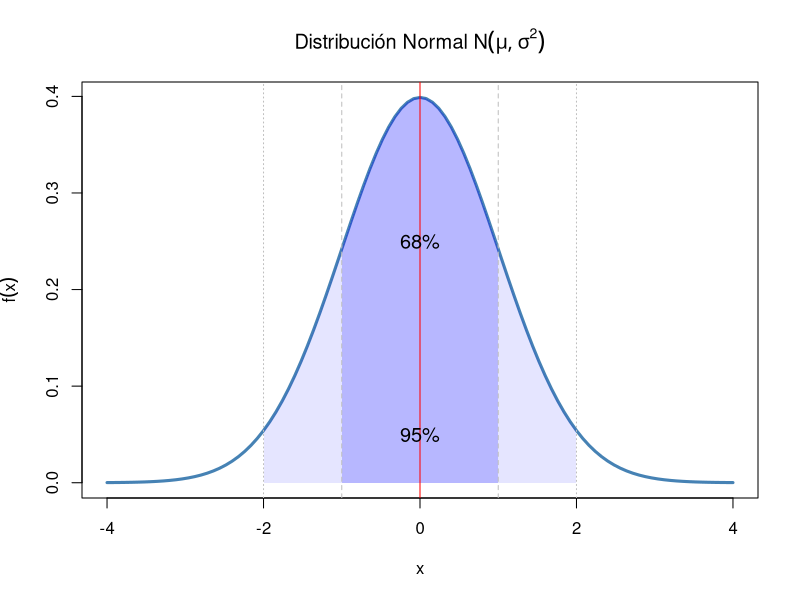
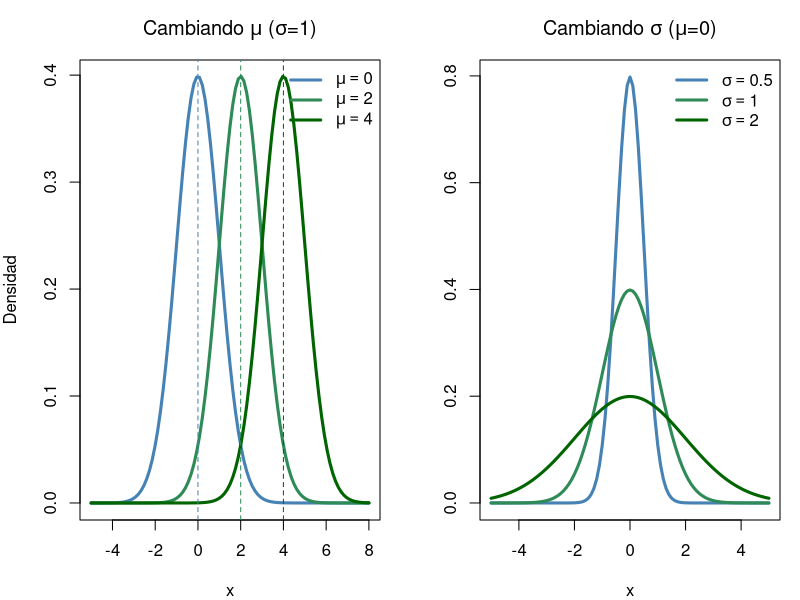
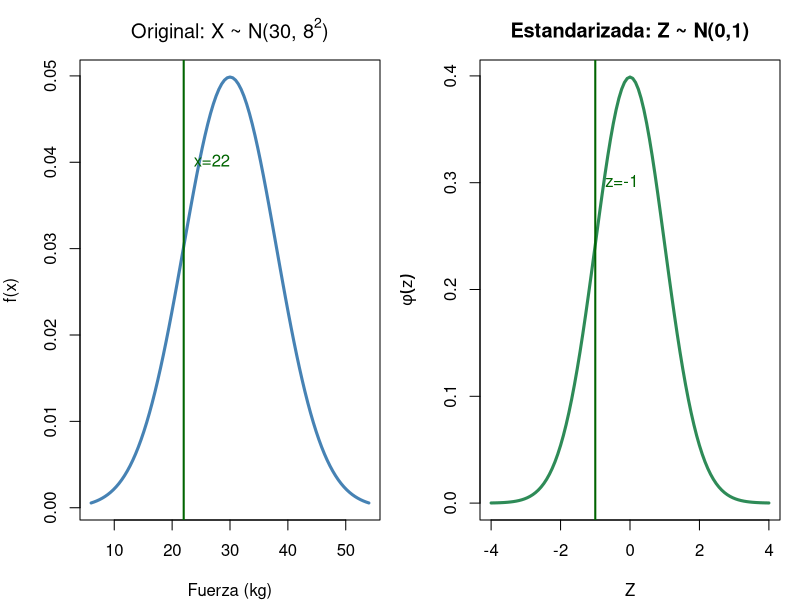
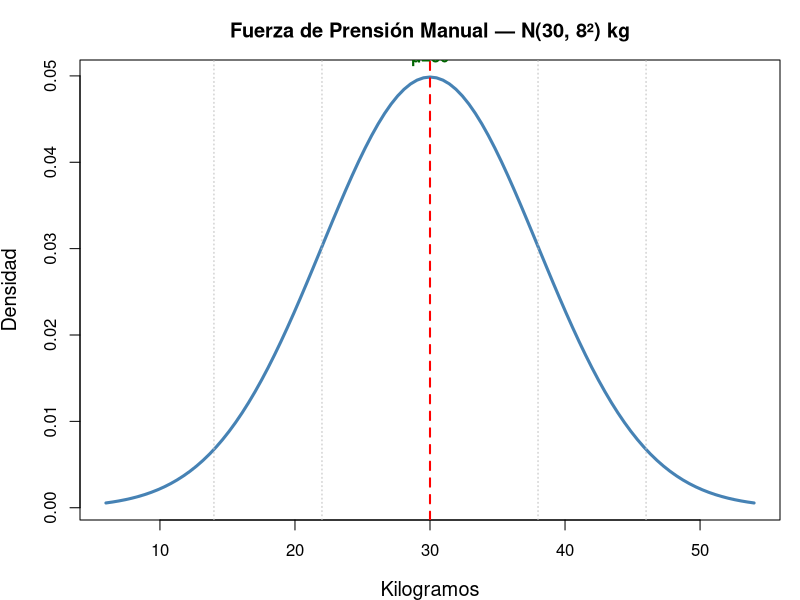
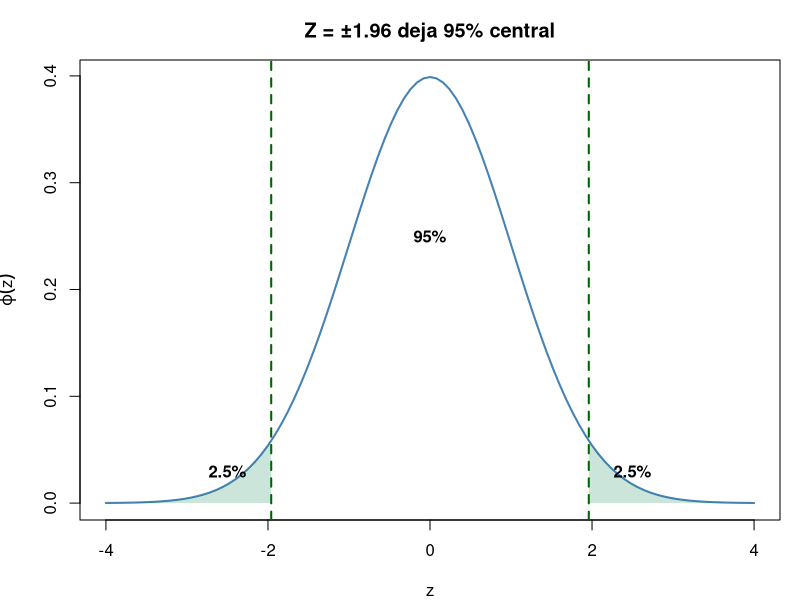
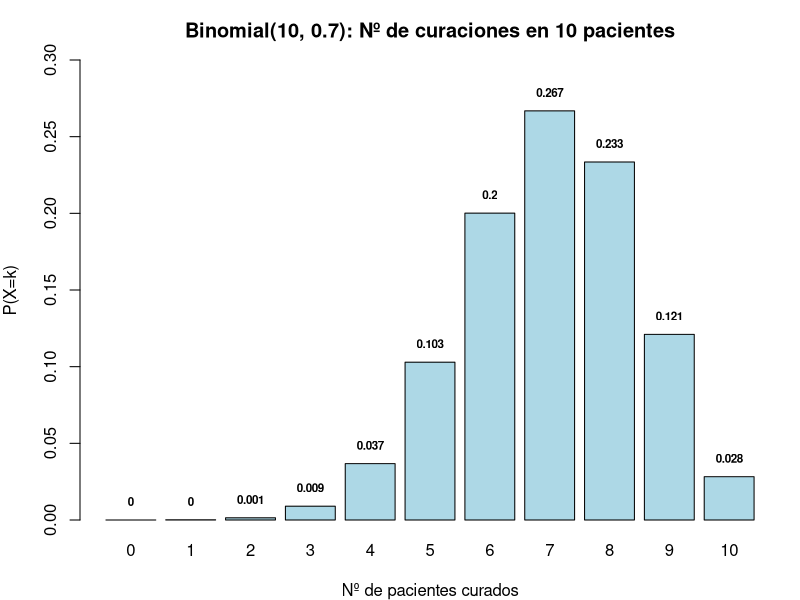
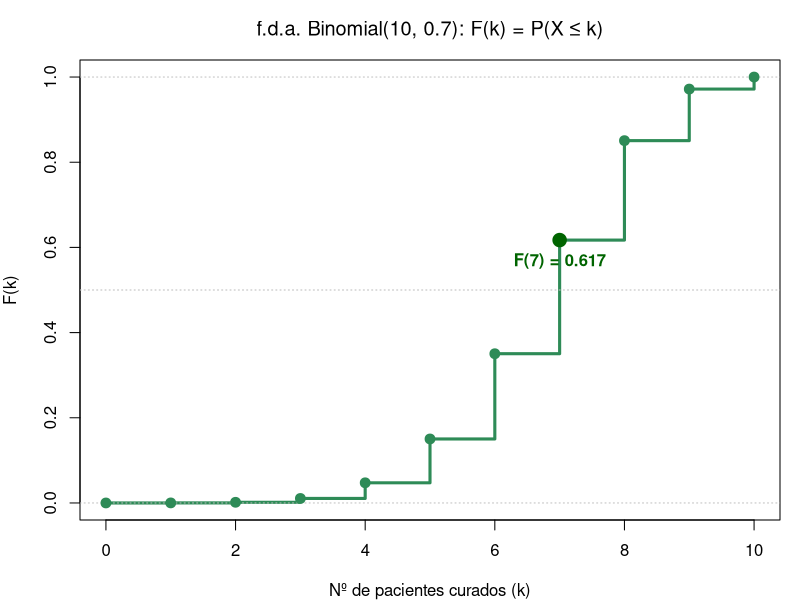
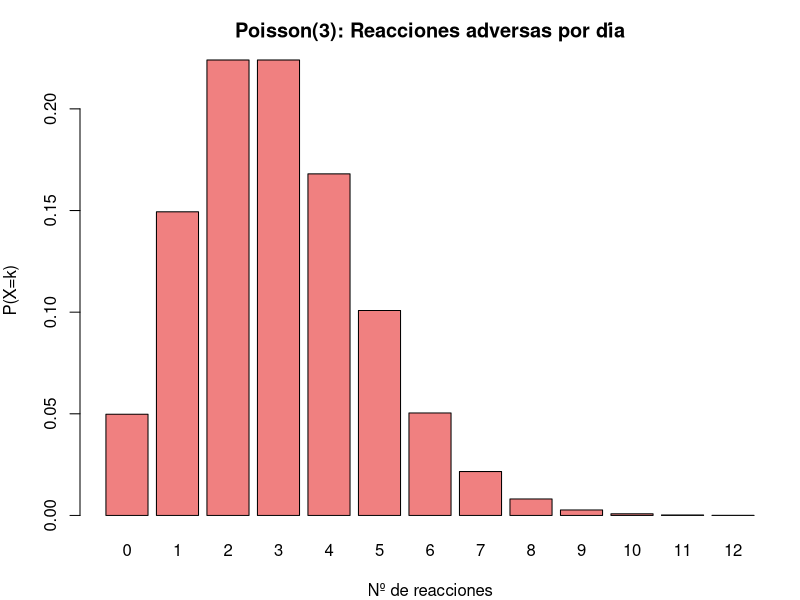

Write the R code that produced these figures, in order.
## ---- chunk 1
n<-10; p<-0.5; k<-3
# Estas dos expresiones son EXACTAMENTE IGUALES:
pbinom(k, n, p, lower.tail=FALSE)  # P(X > 3)
1 - pbinom(k, n, p)                # 1 - P(X ≤ 3)
## ---- chunk 2
# P(X > 1.96) es IDÉNTICO a:
pnorm(1.96, lower.tail=FALSE)
1 - pnorm(1.96)
## ---- chunk 3
# ¡CUIDADO! P(X > 3) ≠ P(X ≥ 3)
pbinom(3, 10, 0.5, lower.tail=FALSE)  # P(X > 3) = P(X ≥ 4)
1 - pbinom(4-1, 10, 0.5)              # P(X ≥ 4) = 1 - P(X ≤ 3)
## ---- chunk 4
#| fig-height: 5
curve(dnorm(x, 0, 1), -4, 4, lwd=3, col="steelblue",
      main=expression(paste("Distribución Normal ", N(mu, sigma^2))),
      xlab="x", ylab=expression(f(x)))
# μ ± σ (68%)
x1<-seq(-1,1,0.01); polygon(c(x1,rev(x1)),c(dnorm(x1),rep(0,length(x1))),col=rgb(0,0,1,0.2),border=NA)
# μ ± 2σ (95%)
x2<-seq(-2,2,0.01); polygon(c(x2,rev(x2)),c(dnorm(x2),rep(0,length(x2))),col=rgb(0,0,1,0.1),border=NA)
abline(v=c(-2,-1,0,1,2), lty=c(3,2,1,2,3), col=c("grey","grey","red","grey","grey"))
text(0, 0.25, "68%", cex=1.2); text(0, 0.05, "95%", cex=1.2)
## ---- chunk 5
#| fig-height: 5
par(mfrow=c(1,2), mar=c(4,4,3,1))
# Cambiar μ
curve(dnorm(x, 0, 1), -5, 8, lwd=3, col="steelblue", ylab="Densidad",
      main=expression(paste("Cambiando ", mu, " (", sigma, "=1)")), xlab="x")
curve(dnorm(x, 2, 1), -5, 8, lwd=3, col="seagreen", add=TRUE)
curve(dnorm(x, 4, 1), -5, 8, lwd=3, col="darkgreen", add=TRUE)
abline(v=c(0,2,4), lty=2, col=c("steelblue","seagreen","darkgreen"))
legend("topright", c(expression(mu==0),expression(mu==2),expression(mu==4)),
       col=c("steelblue","seagreen","darkgreen"), lwd=3, bty="n")
# Cambiar σ
curve(dnorm(x, 0, 0.5), -5, 5, lwd=3, col="steelblue", ylab="",
      main=expression(paste("Cambiando ", sigma, " (", mu, "=0)")), xlab="x")
curve(dnorm(x, 0, 1), -5, 5, lwd=3, col="seagreen", add=TRUE)
curve(dnorm(x, 0, 2), -5, 5, lwd=3, col="darkgreen", add=TRUE)
legend("topright", c(expression(sigma==0.5),expression(sigma==1),expression(sigma==2)),
       col=c("steelblue","seagreen","darkgreen"), lwd=3, bty="n")
par(mfrow=c(1,1))
## ---- chunk 6
cat("Paciente D: z =", round((150-120)/15,1),
    "→ P(Z > 2) =", round(pnorm(2, lower.tail=FALSE),4),
    "\nPaciente E: z =", round((90-120)/15,1),
    "→ P(Z < -2) =", round(pnorm(-2),4))
## ---- chunk 7
glucemias <- c(90, 100, 120, 140)
z_gluc <- (glucemias - 100) / 10
cat("Z-scores glucemia:", round(z_gluc, 2),
    "\nP(Z > 4) =", round(pnorm(4, lower.tail=FALSE), 6))
## ---- chunk 8
#| fig-height: 5
mu <- 30; sigma <- 8; x_obs <- 22
z_obs <- (x_obs - mu) / sigma

par(mfrow=c(1,2), mar=c(4,4,3,1))
# Escala original X ~ N(30, 8²)
curve(dnorm(x, mu, sigma), mu-24, mu+24, lwd=3, col="steelblue",
      main=expression(paste("Original: X ~ N(30, ", 8^2, ")")),
      xlab="Fuerza (kg)", ylab="f(x)")
abline(v=x_obs, col="darkgreen", lwd=2); text(x_obs, 0.04, "x=22", col="darkgreen", pos=4)

# Escala estandarizada Z ~ N(0,1)
curve(dnorm(x), -4, 4, lwd=3, col="seagreen",
      main="Estandarizada: Z ~ N(0,1)",
      xlab="Z", ylab=expression(phi(z)))
abline(v=z_obs, col="darkgreen", lwd=2); text(z_obs, 0.3, paste0("z=",z_obs), col="darkgreen", pos=4)
par(mfrow=c(1,1))

cat("X =", x_obs, "kg → Z =", round(z_obs,2),
    " P(X <", x_obs,") = P(Z <", round(z_obs,2),") =",
    round(pnorm(x_obs, mu, sigma), 4))
## ---- chunk 9
#| fig-height: 5
mu <- 30; sigma <- 8
curve(dnorm(x, mu, sigma), mu-24, mu+24, col="steelblue", lwd=3,
      main="Fuerza de Prensión Manual — N(30, 8²) kg",
      xlab="Kilogramos", ylab="Densidad", cex.lab=1.2)
abline(v=c(mu-2*sigma, mu-sigma, mu, mu+sigma, mu+2*sigma),
       lty=c(3,3,2,3,3), lwd=c(1,1,2,1,1), col=c("grey","grey","red","grey","grey"))
text(mu, 0.052, "μ=30", col="darkgreen", font=2)
## ---- chunk 10
cat("P(X<22) =", round(pnorm(22, mu, sigma),3),
    "\nP(22<X<38) =", round(pnorm(38,mu,sigma)-pnorm(22,mu,sigma),3))
## ---- chunk 11
#| fig-height: 5
curve(dnorm(x), -4, 4, col="steelblue", lwd=2,
      main="Z = ±1.96 deja 95% central",
      xlab="z", ylab=expression(varphi(z)))
abline(v=c(-1.96, 1.96), col="darkgreen", lty=2, lwd=2)
xr <- seq(1.96, 4, 0.01); yr <- dnorm(xr)
polygon(c(xr, rev(xr)), c(yr, rep(0,length(yr))), col=rgb(0,0.5,0.3,0.2), border=NA)
xl <- seq(-4, -1.96, 0.01); yl <- dnorm(xl)
polygon(c(xl, rev(xl)), c(yl, rep(0,length(yl))), col=rgb(0,0.5,0.3,0.2), border=NA)
text(c(-2.5, 0, 2.5), c(0.03, 0.25, 0.03), c("2.5%","95%","2.5%"), font=2)
## ---- chunk 12
cat("Z para IC 95%:", round(qnorm(0.975), 3),
    "\nZ para IC 99%:", round(qnorm(0.995), 3))
## ---- chunk 13
#| fig-height: 5
n <- 10; p <- 0.7; k <- 0:n
bp <- barplot(dbinom(k, n, p), names.arg=k, col="lightblue",
        main="Binomial(10, 0.7): Nº de curaciones en 10 pacientes",
        xlab="Nº de pacientes curados", ylab="P(X=k)", ylim=c(0,0.3))
text(bp, dbinom(k,n,p)+0.012, round(dbinom(k,n,p),3), cex=0.7, font=2)
## ---- chunk 14
cat("Manual:", round(120*0.7^7*0.3^3,3),
    "\ndbinom:", round(dbinom(7,10,0.7),3))
## ---- chunk 15
#| fig-height: 5
n <- 10; p <- 0.7; k <- 0:n
Fx <- pbinom(k, n, p)
plot(k, Fx, type="s", lwd=3, col="seagreen",
     main=expression(paste("f.d.a. Binomial(10, 0.7): F(k) = P(X ≤ k)")),
     xlab="Nº de pacientes curados (k)", ylab="F(k)", ylim=c(0,1))
abline(h=c(0,0.5,1), lty=3, col="grey"); points(k, Fx, pch=19, col="seagreen", cex=1.3)
# Marcar F(7)
points(7, Fx[8], pch=19, col="darkgreen", cex=1.8)
text(7, Fx[8]-0.05, paste0("F(7) = ", round(Fx[8],3)), col="darkgreen", font=2)
## ---- chunk 16
n <- 10; p <- 0.7
cat("P(X ≤ 7) =", round(pbinom(7,n,p), 4),
    "\nP(X < 7)  = P(X ≤ 6) =", round(pbinom(6,n,p), 4), "  ← ¡diferente!",
    "\nP(X ≥ 7)  =", round(1-pbinom(6,n,p), 4),
    "\nP(X > 7)  =", round(1-pbinom(7,n,p), 4))
## ---- chunk 17
#| fig-height: 5
lambda <- 3; k <- 0:12
bp <- barplot(dpois(k, lambda), names.arg=k, col="lightcoral",
        main="Poisson(3): Reacciones adversas por día",
        xlab="Nº de reacciones", ylab="P(X=k)")
## ---- chunk 18
cat("Manual:", round(3^5*exp(-3)/factorial(5),3),
    "\ndpois:", round(dpois(5, lambda),3),
    "\nP(X≤2) =", round(ppois(2, lambda),3))
## ---- chunk 19
#| fig-height: 5
lambda <- 3; k <- 0:12
Fx <- ppois(k, lambda)
plot(k, Fx, type="s", lwd=3, col="seagreen",
     main=expression(paste("f.d.a. Poisson(λ=3): F(k) = P(X ≤ k)")),
     xlab="Nº de reacciones adversas (k)", ylab="F(k)", ylim=c(0,1))
abline(h=c(0,0.5,1), lty=3, col="grey"); points(k, Fx, pch=19, col="seagreen", cex=1.3)
# Marcar F(2) y F(5)
points(c(2,5), Fx[c(3,6)], pch=19, col=c("darkred","darkblue"), cex=1.8)
text(3, Fx[3]+0.05, paste0("F(2) = ", round(Fx[3],3)), col="darkgreen", font=2)
text(6, Fx[6]+0.05, paste0("F(5) = ", round(Fx[6],3)), col="darkblue", font=2)
## ---- chunk 20
cat("F(2) =", round(ppois(2,3),3), "| F(5) =", round(ppois(5,3),3),
    "| P(2<X≤5) =", round(ppois(5,3)-ppois(2,3),3))
## ---- chunk 21
#| fig-height: 5
curve(dnorm(x), -4, 4, lwd=3, col="steelblue", ylab="Densidad",
      main="Normal vs t-Student (simétrica, colas pesadas)")
curve(dt(x, 3), -4, 4, lwd=3, col="seagreen", add=TRUE)
curve(dt(x, 10), -4, 4, lwd=3, col="darkgreen", add=TRUE)
legend("topright", c("N(0,1)","t(3)","t(10)"), col=c("steelblue","seagreen","darkgreen"), lwd=3, bty="n")
## ---- chunk 22
#| fig-height: 5
curve(dchisq(x, 1), 0, 15, lwd=3, col="seagreen", ylab="Densidad",
      main=expression(paste(chi^2, " — Asimétrica, solo valores ≥ 0")))
curve(dchisq(x, 3), 0, 15, lwd=3, col="darkgreen", add=TRUE)
curve(dchisq(x, 6), 0, 15, lwd=3, col="steelblue", add=TRUE)
legend("topright", c(expression(chi[1]^2),expression(chi[3]^2),expression(chi[6]^2)),
       col=c("seagreen","darkgreen","steelblue"), lwd=3, bty="n")
## ---- chunk 23
#| fig-height: 5
curve(df(x, 5, 5), 0, 5, lwd=3, col="steelblue", ylab="Densidad",
      main="Distribución F — Asimétrica, dos parámetros")
curve(df(x, 10, 5), 0, 5, lwd=3, col="seagreen", add=TRUE)
curve(df(x, 5, 20), 0, 5, lwd=3, col="darkgreen", add=TRUE)
legend("topright", c("F(5,5)","F(10,5)","F(5,20)"), col=c("steelblue","seagreen","darkgreen"), lwd=3, bty="n")
## ---- chunk 24
# P-valor para χ² (siempre cola derecha)
chi_obs <- 13.87; gl <- 6
p_chi <- pchisq(chi_obs, gl, lower.tail=FALSE)
cat("χ² =", chi_obs, "gl =", gl, "→ P =", round(p_chi, 4))

# P-valor para F (cola derecha si F > 1)
F_obs <- 3.5; gl1 <- 5; gl2 <- 20
p_F <- pf(F_obs, gl1, gl2, lower.tail=FALSE)
cat("\nF =", F_obs, "gl =", gl1, ",", gl2, "→ P =", round(p_F, 4))
## ---- chunk 25
#| fig-height: 5
par(mfrow=c(1,3), mar=c(4,4,3,1))
curve(dnorm(x), -4,4, col="steelblue", lwd=2, main="N(0,1)", xlab="x")
barplot(dbinom(0:10,10,0.5), names=0:10, col="seagreen",
        main="Bin(10,0.5)", xlab="x", ylab="P(X=x)")
barplot(dpois(0:10,3), names=0:10, col="seagreen",
        main="Pois(λ=3)", xlab="x", ylab="P(X=x)")
par(mfrow=c(1,1))
## ---- chunk 26
#| fig-height: 5.5
par(mfrow=c(2,2), mar=c(4,4,3,1))

# Caso 1: NO se cumple (n=10, p=0.1 → np=1 < 5)
n<-10; p<-0.1; x<-0:n
barplot(dbinom(x,n,p), names=x, col="seagreen", main=paste0("NO aprox: n=",n,", p=",p," (np=",n*p,"<5)"))

# Caso 2: NO se cumple (n=10, p=0.9 → n(1-p)=1 < 5)
p<-0.9
barplot(dbinom(x,n,p), names=x, col="seagreen", main=paste0("NO aprox: n=",n,", p=",p," (n(1-p)=",n*(1-p),"<5)"))

# Caso 3: SÍ se cumple (n=50, p=0.3 → np=15, n(1-p)=35≥5)
n<-50; p<-0.3; x<-0:n
bp <- barplot(dbinom(x,n,p), names=ifelse(x%%5==0,x,""), col="lightblue",
        main=paste0("SÍ aprox: n=",n,", p=",p," (np=",n*p,"≥5, n(1-p)=",n*(1-p),"≥5)"))
curve(dnorm(x,n*p,sqrt(n*p*(1-p)))*1, add=T, col="darkgreen", lwd=2, n=200)

# Caso 4: SÍ se cumple (n=100, p=0.5 → ambos ≥5)
n<-100; p<-0.5; x<-0:n
bp <- barplot(dbinom(x,n,p), names=ifelse(x%%25==0,x,""), col="lightblue",
        main=paste0("SÍ aprox: n=",n,", p=",p," → forma campana perfecta"))
curve(dnorm(x,n*p,sqrt(n*p*(1-p)))*1, add=T, col="darkgreen", lwd=2, n=200)

par(mfrow=c(1,1))
## ---- chunk 27
n<-20; p<-0.4; k<-10
exacto <- pbinom(k, n, p)
sin_corr <- pnorm(k, n*p, sqrt(n*p*(1-p)))
con_corr <- pnorm(k+0.5, n*p, sqrt(n*p*(1-p)))
cat("Exacto (Binomial):     ", round(exacto, 4),
    "\nNormal sin corrección: ", round(sin_corr, 4),
    "\nNormal con corrección:  ", round(con_corr, 4))
## ---- chunk 28
#| fig-height: 5
par(mfrow=c(2,2), mar=c(4,4,3,1))

# Caso 1: λ=2 → NO se cumple (muy asimétrica)
lambda<-2; x<-0:(lambda*3)
barplot(dpois(x,lambda), names=x, col="seagreen",
        main=paste0("NO aprox: λ=",lambda," < 10 (asimétrica)"))

# Caso 2: λ=5 → NO se cumple (todavía asimétrica)
lambda<-5; x<-0:(lambda*3)
barplot(dpois(x,lambda), names=x, col="mediumseagreen",
        main=paste0("NO aprox: λ=",lambda," < 10"))

# Caso 3: λ=10 → SÍ se cumple (empieza a ser simétrica)
lambda<-10; x<-0:(lambda*2)
bp <- barplot(dpois(x,lambda), names=ifelse(x%%5==0,x,""), col="lightblue",
        main=paste0("SÍ aprox: λ=",lambda," ≥ 10"))
curve(dnorm(x,lambda,sqrt(lambda))*1, add=T, col="darkgreen", lwd=2, n=200)

# Caso 4: λ=25 → SÍ se cumple (claramente acampanada)
lambda<-25; x<-0:(lambda*2)
bp <- barplot(dpois(x,lambda), names=ifelse(x%%10==0,x,""), col="lightblue",
        main=paste0("SÍ aprox: λ=",lambda," → forma campana clara"))
curve(dnorm(x,lambda,sqrt(lambda))*1, add=T, col="darkgreen", lwd=2, n=200)

par(mfrow=c(1,1))
## ---- chunk 29
lambda<-10; k<-7
exacto <- ppois(k, lambda)
con_corr <- pnorm(k+0.5, lambda, sqrt(lambda))
cat("Exacto (Poisson):       ", round(exacto, 4),
    "\nNormal con corrección:  ", round(con_corr, 4))
## ---- chunk 30
z <- (22 - 30) / 8
p_bajo <- pnorm(22, 30, 8)
p_binom <- dbinom(8, 10, 0.7)
cat("Z =", z, "\nP(X<=22) =", round(p_bajo*100, 1), "%",
    "\nP(X=8) =", round(p_binom*100, 1), "%")
